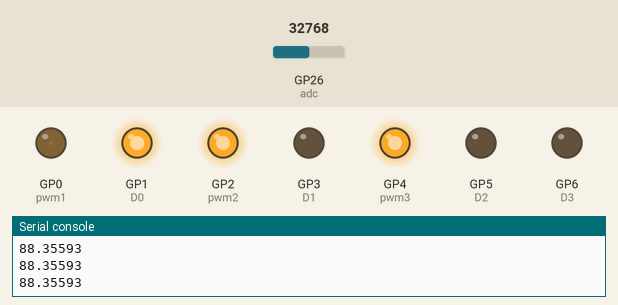
A program run on a simulated Raspberry Pi Pico running MicroPython. Parts: output pins drawn as LEDs (lit = HIGH), the last lines printed to the serial console. Inputs (shaded band) come from the test bench; at power-on: GP26 (adc) = 32768 (analog values on the 0–65535 scale). Pins used as bus, display or sensor lines are not drawn.

Above: at 1.2 s.
1.3 s: GP26 (adc) set to 38592
2.8 s: GP26 (adc) set to 40064
At 3.5 s:
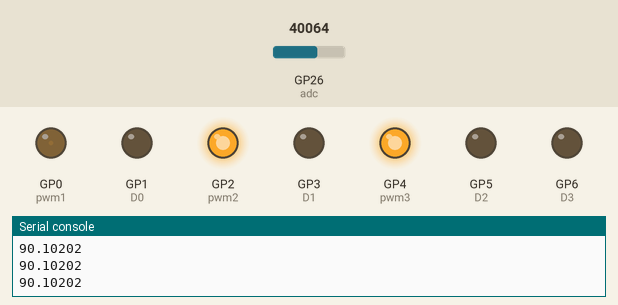
4.3 s: GP26 (adc) set to 7864
At 5.0 s:
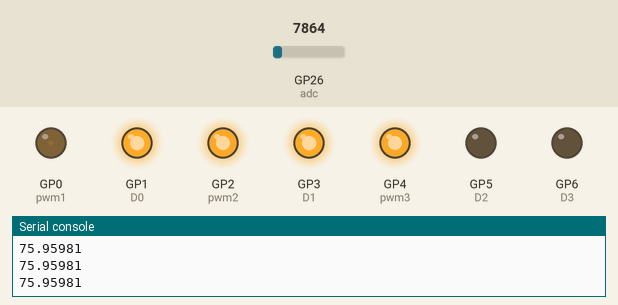
5.8 s: GP26 (adc) set to 7216
At 6.8 s:
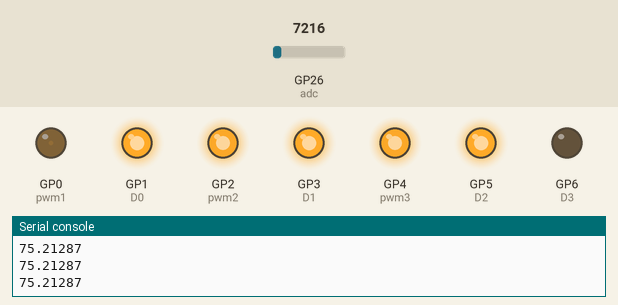
7.3 s: GP26 (adc) set to 0
At 8.3 s:
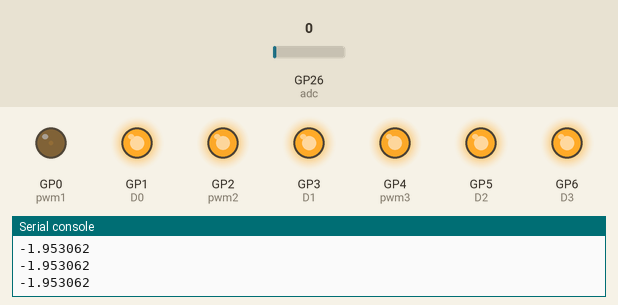
8.8 s: GP26 (adc) set to 64
At 10.2 s:
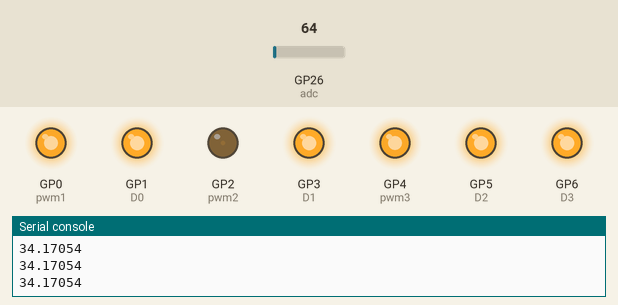
Timing chart, 0 to 11.3 s (numbered marks = the images above; inputs shaded):
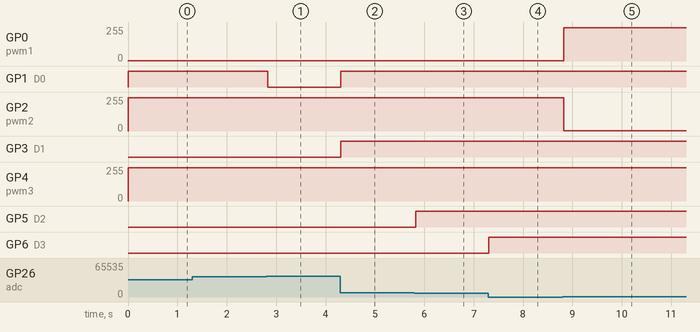

Measured:
- the behaviour switches between 39584 and 39600 on GP26 (adc) (found by bisection; images 0 and 1)
- the behaviour switches between 7648 and 7632 on GP26 (adc) (found by bisection; images 2 and 3)
- the behaviour switches between 32 and 48 on GP26 (adc) (found by bisection; images 4 and 5)
- after the input at 2.8 s, GP1 (D0): HIGH → LOW at once
- after the input at 4.3 s, GP1 (D0), GP3 (D1): LOW → HIGH at once
- after the input at 5.8 s, GP5 (D2): LOW → HIGH at once
- after the input at 7.3 s, GP6 (D3): LOW → HIGH at once
- after the input at 8.8 s, GP0 (pwm1): 1/255 → 249/255 at once; GP2 (pwm2): 249/255 → 1/255 at once

The program:

main.py
```python
from machine import Pin, PWM, ADC
from utime import sleep_ms, sleep_us
import math


adc = ADC(Pin(26))

D0 = Pin(1, Pin.OUT)
D1 = Pin(3, Pin.OUT)
D2 = Pin(5, Pin.OUT)
D3 = Pin(6, Pin.OUT)
D4 = Pin(7, Pin.OUT)
D5 = Pin(8, Pin.OUT)
D6 = Pin(9, Pin.OUT)
D7 = Pin(10, Pin.OUT)

pwm1 = PWM(Pin(0))
pwm1.freq(6000)
pwm1.duty_u16(65536)

pwm2 = PWM(Pin(2))
pwm2.freq(6000)
pwm2.duty_u16(65536)

pwm3 = PWM(Pin(4))
pwm3.freq(6000)
pwm3.duty_u16(0)


def map_value(v, x_min, x_max, y_min, y_max):
    return int(y_min + (((y_max - y_min)/(x_max - x_min)) * (v - x_min)))


def level(value):
    if(value == 8):
        D0.low()
        D1.low()
        D2.low()
        D3.low()
        D4.low()
        D5.low()
        D6.low()
        D7.low()

    elif(value == 7):
        D0.high()
        D1.low()
        D2.low()
        D3.low()
        D4.low()
        D5.low()
        D6.low()
        D7.low()

    elif(value == 6):
        D0.high()
        D1.high()
        D2.low()
        D3.low()
        D4.low()
        D5.low()
        D6.low()
        D7.low()

    elif(value == 5):
        D0.high()
        D1.high()
        D2.high()
        D3.low()
        D4.low()
        D5.low()
        D6.low()
        D7.low()

    elif(value == 4):
        D0.high()
        D1.high()
        D2.high()
        D3.high()
        D4.low()
        D5.low()
        D6.low()
        D7.low()

    elif(value == 3):
        D0.high()
        D1.high()
        D2.high()
        D3.high()
        D4.high()
        D5.low()
        D6.low()
        D7.low()

    elif(value == 2):
        D0.high()
        D1.high()
        D2.high()
        D3.high()
        D4.high()
        D5.high()
        D6.low()
        D7.low()

    elif(value == 1):
        D0.high()
        D1.high()
        D2.high()
        D3.high()
        D4.high()
        D5.high()
        D6.high()
        D7.low()

    else:
        D0.high()
        D1.high()
        D2.high()
        D3.high()
        D4.high()
        D5.high()
        D6.high()
        D7.high()


def ADC_rms():
    rms = 0
    tmp = 0
    sample = 0

    for i in range(0, 16):
        sample = adc.read_u16()
        tmp += (sample * sample)

    tmp >>= 4
    rms = math.sqrt(tmp)
    rms *= 0.000050354

    if(rms <= 0):
        rms = 0.000050354

    return rms


def get_dB():
    dB = ADC_rms()
    dB  = 94 + (20 * math.log10(dB / 3.16))
    return dB


while(True):
    db = get_dB()
    print(db)

    if((db >= 30) and (db <= 55)):
        pwm1.duty_u16(64000)
        pwm2.duty_u16(40)
        pwm3.duty_u16(64000)

    elif((db >55) and (db <= 75)):
        pwm1.duty_u16(64000)
        pwm2.duty_u16(40)
        pwm3.duty_u16(64000)

    else:
        pwm1.duty_u16(40)
        pwm2.duty_u16(64000)
        pwm3.duty_u16(64000)

    i = map_value(db, 40, 90, 1, 8)
    level(i)
    sleep_ms(40)
```
